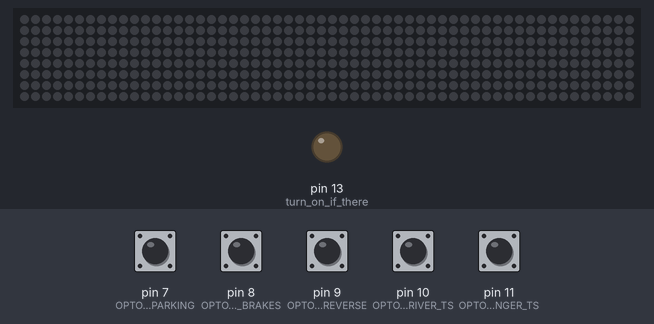
Bench run of a sketch on a simulated Arduino Uno, built with avr-gcc and run on an emulated ATmega328P. On the bench: 56×8 RGB LED matrix (first LED top left, wired row by row), output pins drawn as LEDs (lit = HIGH). The inputs (shaded band) are chosen by the test bench; at power-on: pin 7 (OPTO_IN_PARKING), pin 8 (OPTO_IN_BRAKES), pin 9 (OPTO_IN_REVERSE), pin 10 (OPTO_IN_DRIVER_TS), pin 11 (OPTO_IN_PASSENGER_TS) HIGH.

Above: at 0.2 s.
At 129.5 s:
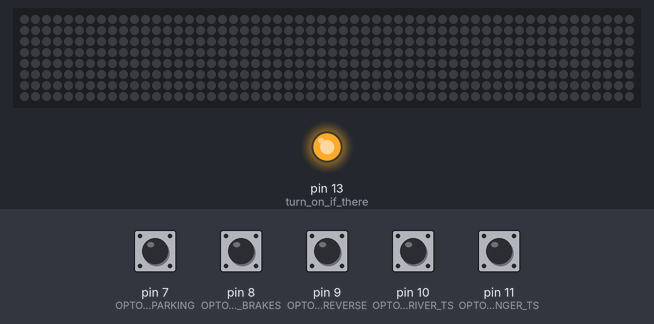
Timing chart, 0 to 130.0 s (numbered marks = the images above):
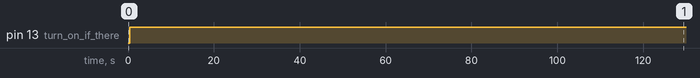

The sketch:

diynsxled.ino
```cpp
/*
   LED Tail lights for NSX
   All rights reserved
   Intended for off-road use only
*/

#include <Adafruit_GFX.h>
#include <Adafruit_NeoMatrix.h>
#include <Adafruit_NeoPixel.h>
#include <MemoryFree.h>
#ifndef PSTR
#define PSTR // Make Arduino Due happy
#endif

// Data output pins
#define PASSENGER_MATRIX_PIN  5   // passenger side
#define DRIVER_MATRIX_PIN     6   // passenger side

// Opto-isolator inputs
#define OPTO_IN_PARKING       7   // parking
#define OPTO_IN_BRAKES        8   // brakes
#define OPTO_IN_REVERSE       9   // reverse
#define OPTO_IN_DRIVER_TS     10  // driver turn signal
#define OPTO_IN_PASSENGER_TS  11  // passenger turn signal

// Color definitions - only used for black because you can't set
// brightness on these without changing them all.
#define BLACK    0x0000
#define RED      0xF800
#define ORANGE   0xFC60
#define WHITE    0xFFFA
#define BLUE     0x001F

// brightness_levels
#define BRAKE_BRIGHTNESS    220
#define PARKING_BRIGHTNESS  125
#define TS_BRIGHTNESS       220
#define REVERSE_BRIGHTNESS  125

// default state of optocoupler inputs
int pinState_driver_ts = 0;
int pinState_passenger_ts = 0;
int pinState_reverse = 0;
int pinState_parking = 0;
int pinState_brake = 0;

// for determining what leds to turn on
boolean brakesOn = false;
boolean parkingOn = false;
boolean driverTurnsignalOn = false;
boolean passengerTurnsignalOn = false;
boolean reverseOn = false;

void setup() {
  pinMode(OPTO_IN_PARKING,      INPUT_PULLUP);
  pinMode(OPTO_IN_BRAKES,       INPUT_PULLUP);
  pinMode(OPTO_IN_REVERSE,      INPUT_PULLUP);
  pinMode(OPTO_IN_DRIVER_TS,    INPUT_PULLUP);
  pinMode(OPTO_IN_PASSENGER_TS, INPUT_PULLUP);
  pinMode(LED_BUILTIN,          OUTPUT);        // turn on if there's an error
  //Serial.begin(115200);
  Serial.println("starting");
}

void loop() {
  // get state of what lights should be on
  pinState_parking      = digitalRead(OPTO_IN_PARKING);
  pinState_brake        = digitalRead(OPTO_IN_BRAKES);
  pinState_reverse      = digitalRead(OPTO_IN_REVERSE);
  pinState_driver_ts    = digitalRead(OPTO_IN_DRIVER_TS);
  pinState_passenger_ts = digitalRead(OPTO_IN_PASSENGER_TS);
  delay(1); // delay in between reads for stability

  Serial.print("freeMemory()=");
  Serial.println(freeMemory());

  // analyze the state of lights
  // brake lights take priority over parking lights.
  if (pinState_brake == 1) {
    brakesOn = true;
    parkingOn = false;
  } else if (pinState_parking == 1) {
    parkingOn = true;
    brakesOn = false;
  } else {
    brakesOn = false;
    parkingOn = false;
  }

  //reverse lights
  if (pinState_reverse == 1) {
    reverseOn = true;
  } else {
    reverseOn = false;
  }

  //left turnsignal
  if (pinState_driver_ts == 1) {
    driverTurnsignalOn = true;
  } else {
    driverTurnsignalOn = false;
  }

  //right turnsignal
  if (pinState_passenger_ts == 1) {
    passengerTurnsignalOn = true;
  } else {
    passengerTurnsignalOn = false;
  }


  // we do it this way because there isn't enough memory if you make the neopixels global.
  setLeds(brakesOn, parkingOn, reverseOn, passengerTurnsignalOn, PASSENGER_MATRIX_PIN);
  setLeds(brakesOn, parkingOn, reverseOn, driverTurnsignalOn, DRIVER_MATRIX_PIN);
}

void setLeds(boolean brakesOn, boolean parkingOn, boolean reverseOn, boolean turnsignalOn,
              int pin) {

  unsigned long startTime = millis();
  // Matrix objects
  Adafruit_NeoMatrix matrix = Adafruit_NeoMatrix(
                                8, 8, // pixel width/height per matrix
                                7,    // number of tiles
                                1,    // width of tiles
                                pin,
                                NEO_MATRIX_TOP     + NEO_MATRIX_LEFT +
                                NEO_MATRIX_ROWS    + NEO_MATRIX_PROGRESSIVE,
                                NEO_GRB            + NEO_KHZ800);
  matrix.begin(); // init matrix

  if (brakesOn) {
    // only show 2 beause that's how stock setup does it
    //matrix.fillRoundRect(8,  0, 12, 8, 1, matrix.Color(BRAKE_BRIGHTNESS, 0, 0));
    matrix.fillRoundRect(22, 0, 12, 8, 1, matrix.Color(BRAKE_BRIGHTNESS, 0, 0));
    matrix.fillRoundRect(36, 0, 12, 8, 1,matrix.Color(BRAKE_BRIGHTNESS, 0, 0));
  } else if(parkingOn) {
    matrix.fillRoundRect(8,  0, 12, 8, 1, matrix.Color(PARKING_BRIGHTNESS, 0, 0));
    matrix.fillRoundRect(22, 0, 12, 8, 1, matrix.Color(PARKING_BRIGHTNESS, 0, 0));
    matrix.fillRoundRect(36, 0, 12, 8, 1, matrix.Color(PARKING_BRIGHTNESS, 0, 0));
  }

  if (reverseOn) {
    matrix.fillRect(0, 0, 8, 8, matrix.Color(REVERSE_BRIGHTNESS, REVERSE_BRIGHTNESS, REVERSE_BRIGHTNESS));
  }

  if (turnsignalOn) {
    matrix.fillRoundRect(48, 0, 8, 8, 1, matrix.Color(TS_BRIGHTNESS, 0, 0));
  }

  matrix.show();
  Serial.print("P ");
  Serial.print(parkingOn);
  Serial.print(" B ");
  Serial.print(brakesOn);
  Serial.print(" R ");
  Serial.print(reverseOn);
  Serial.print(" TS ");
  Serial.print(turnsignalOn);
  Serial.print(" PIN ");
  Serial.print(pin);
  Serial.print(" Matrix: freeMemory()=");
  Serial.print(freeMemory());
  unsigned long currentTime = millis();
  unsigned long elapsedTime = currentTime - startTime;
  Serial.print("\t Time to calculate: ");
  Serial.println(elapsedTime);

  // if it takes more than 100ms to calculate what leds to show, then turn on the led!
  if (elapsedTime > 100) {
    digitalWrite(LED_BUILTIN, HIGH);
  }
}
```

Measured:
- by itself, pin 13 (turn_on_if_there): LOW → HIGH at 0.41 s
